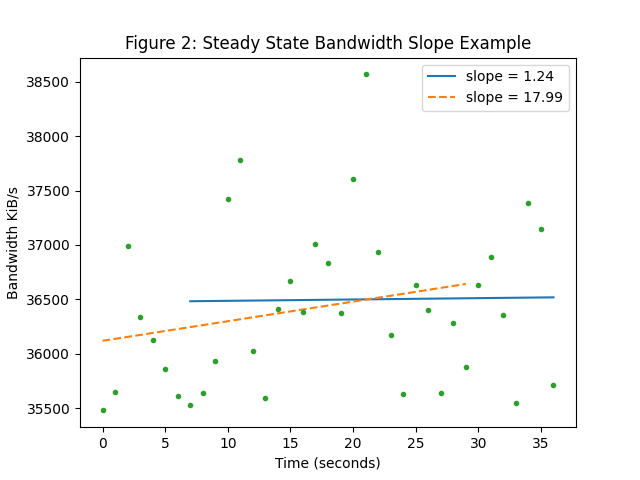

The script that saved this image:
#!/usr/bin/env python3

import numpy as np
import matplotlib
import matplotlib.pyplot as plt

def fig2():
    bw = [x/1024 for x in [
            36331520,
            36507648,
            37880824,
            37212160,
            36990976,
            36724596,
            36462592,
            36380188,
            36499456,
            36798464,
            38315435,
            38684444,
            36892672,
            36449889,
            37289984,
            37552816,
            37253120,
            37896192,
            37716820,
            37244928,
            38504040,
            39492164,
            37822464,
            37040304,
            36487168,
            37511168,
            37274010,
            36499091,
            37150720,
            36737024,
            37511815,
            37774222,
            37228908,
            36400688,
            38282634,
            38040728,
            36569088,
            ]]

    x = np.array(list(range(30)))
    y = np.array(bw[-30:])
    m1, b1 = np.polyfit(x, y, deg=1)
    x1 = [len(bw)-30, len(bw)-1]
    y1 = [b1, b1+29*m1]

    y = np.array(bw[0:30])
    m2, b2 = np.polyfit(x, y, deg=1)
    x2 = [0, 29]
    y2 = [b2, b2+29*m2]

    plt.clf()
    plt.plot(x1, y1, "-", label="slope = {:.2f}".format(m1))
    plt.plot(x2, y2, "--", label="slope = {:.2f}".format(m2))
    plt.plot(list(range(len(bw))), bw, ".")
    plt.ylabel("Bandwidth KiB/s")
    plt.xlabel("Time (seconds)")
    plt.title("Figure 2: Steady State Bandwidth Slope Example")
    plt.legend()
    plt.savefig('Figure2')

if __name__ == "__main__":

    matplotlib.use("Agg")
    fig2()
